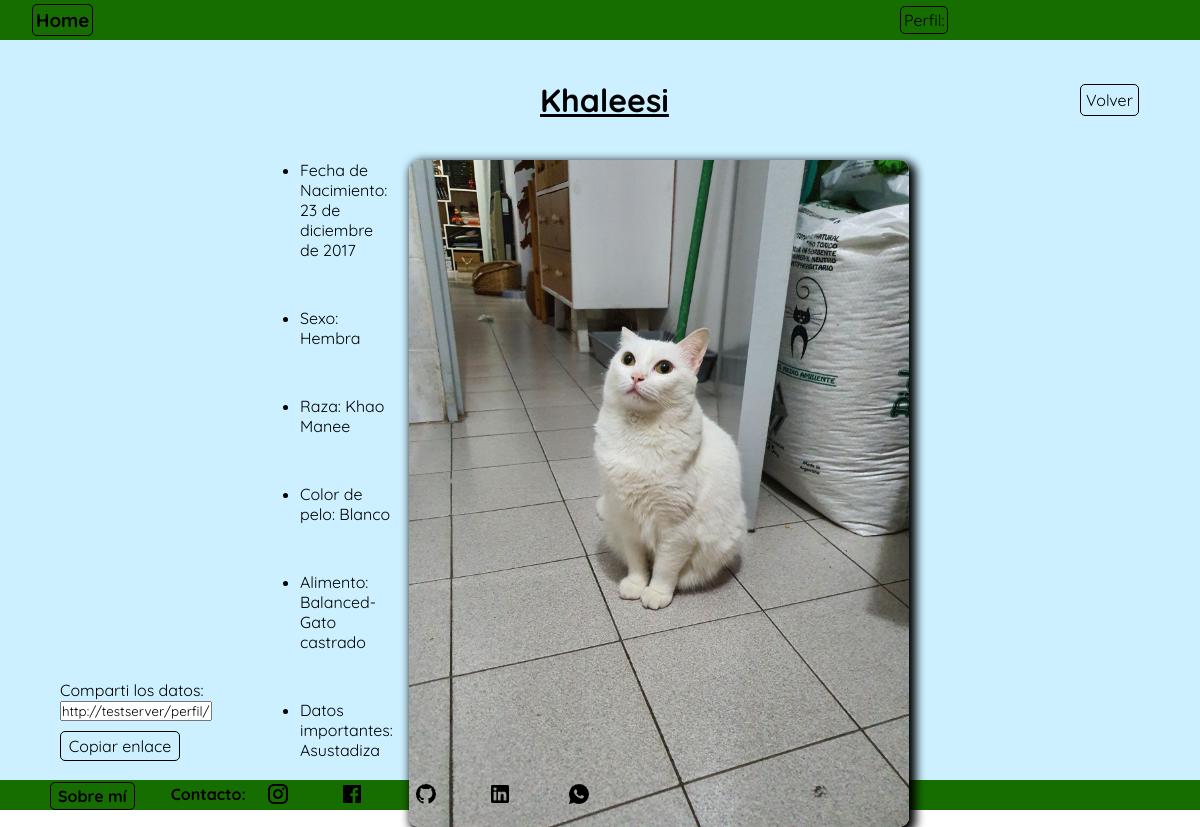
Page /perfil/perfil/mascota/detail/6 on the committed database.
### perfil/models.py (models this page shows, shortened)
class Mascota(models.Model):
    nombre= models.CharField(max_length=50, verbose_name='Nombre')
    fecha_nacimiento = models.DateField(verbose_name='Fecha de nacimiento')
    sexo = models.CharField(max_length=20, null=True, blank=True, verbose_name='Sexo')
    raza = models.ForeignKey(Raza, on_delete=models.SET_NULL,null=True, blank=True, verbose_name='Raza')
    color_pelo = models.CharField(max_length=100, null=True,blank=True, verbose_name='Color de pelo')
    alimento = models.CharField(max_length=100, null=True,blank=True)
    datos_importantes = models.CharField(max_length=150, null=True,blank=True)
    foto = models.ImageField(upload_to='fotos',null=True, blank=True)
    descripcion = models.TextField(null=True, blank=True, verbose_name=('Descripción'))
    user = models.ForeignKey(User, on_delete=models.CASCADE)
    class Meta:
        verbose_name = 'Mascota'
        verbose_name_plural = 'Mascotas'

class Raza(models.Model):
    nombre = models.CharField(max_length=100)
    def __str__(self):
        return self.nombre
    class Meta:
        verbose_name = 'Raza'
        verbose_name_plural = 'Razas'

### perfil/views.py (the view)
# urls.py: path('perfil/mascota/detail/<int:pk>', MascotaDetail.as_view(), name='mascota_detail'),
class MascotaDetail(DetailView):
    model = Mascota

### perfil/templates/perfil/mascota_detail.html (shortened to what this page needs)
{% extends 'core/base.html' %}
{% load static %}
{% block content %}
    <nav class="navbar">
        <div class="titulo">
            <h3><a href="{% url 'core:index' %}" class="link">Home</a></h3>
        </div>
        <div class="paginas">
            <ul class="links">
                <a href="{% url 'perfil:index' %}" class="link">Perfil: {{ user.username }}</a>
            </ul>
        </div>
    </nav>
    <main class="contenedor">
        <div class="titulo_detalle">
            <h1>{{ object.nombre }}</h1>
        </div>
        <ul class="contenedor_detalle">
            <div class="detalle">
                <li>Fecha de Nacimiento: {{ object.fecha_nacimiento }}</li>
                <li>Sexo: {{ object.sexo }}</li>
                <li>Raza: {{ object.raza }}</li>
                <li>Color de pelo: {{ object.color_pelo }}</li>
                <li>Alimento: {{ object.alimento }}</li>
                {% if object.datos_importantes %}
                <li>Datos importantes: {{ object.datos_importantes }}</li>
                {% endif %}
            </div>
            {% if object.foto %}
            <img src="{{ object.foto.url }}" alt="Foto de {{ object.nombre }}" width="" height="" class="imagen_detalle">
            {% else %}
            <p>No hay foto disponible</p>
            {% endif %}
        </ul>
        <div class="copiar_enlace">
            <label for="enlace-detalle">Comparti los datos:</label>
            <input type="text" id="enlace-detalle" value="{{ request.build_absolute_uri }}" readonly>
            <button onclick="copiarEnlace()" class="boton_copiar">Copiar enlace</button>
        </div>
        <div class="volver_mascota_contenedor">
            <a href="{% url 'perfil:mascota_list' %}" class="volver_mascota">Volver</a>
        </div>
    </main>
{% endblock content %}

### core/static/css/style.css (style rules this page uses)
* { padding: 0; margin: 0; font-family: "Quicksand", sans-serif; }
.contenedor { display: grid; grid-template-columns: repeat(20, 5vw); grid-template-rows: repeat(18, 5vh); min-height: 92.54vh; background-color: rgb(204, 240, 255); width: 100vw; }
.navbar { display: grid; grid-template-columns: repeat(20, 5vw); grid-template-rows: 40px; width: 100vw; background-color: rgb(22, 110, 0); align-items: center; }
.paginas { grid-column-start: 16; grid-column-end: 18; }
.links { display: flex; }
.link { text-decoration: none; color: black; transition-duration: .3s; border: 1px solid black; border-radius: 5px; padding: 3px; }
.titulo { display: flex; gap: 2rem; align-items: center; margin-left: 2rem; }
.volver_mascota_contenedor { grid-column-start: 19; grid-row-start: 2; align-content: center; }
.volver_mascota { text-decoration: none; color: black; border: 1px solid black; border-radius: 5px; padding: 5px; transition-duration: .2s; }
.titulo_detalle { grid-column-start: 10; grid-column-end: 12; grid-row-start: 2; text-decoration: underline black; }
.contenedor_detalle { display: grid; grid-template-rows: repeat(5, 1fr); gap: 1rem; grid-column-start: 6; grid-column-end: 16; grid-row-start: 4; }
.detalle { display: flex; flex-flow: column; row-gap: 3rem; grid-column-start: 1; }
.imagen_detalle { width: 500px; border-radius: 10px; grid-column-start: 2; grid-row-start: 1; box-shadow: 4px 4px 10px 3px black; }
.copiar_enlace { grid-column: 2/5; grid-row-start: -3; }
.boton_copiar { padding: 3px; background: none; border: 1px solid black; border-radius: 5px; margin-top: 10px; font: inherit; color: inherit; cursor: pointer; outline: none; transition-duration: .3s; width: 120px; height: 30px; transition-duration: .2s; }

### rows in the picture
Mascota: nombre "Khaleesi", fecha_nacimiento "23 de diciembre de 2017", sexo "Hembra", raza "Khao Manee", color_pelo "Blanco", alimento "Balanced-Gato castrado", datos_importantes "Asustadiza", foto (picture)
